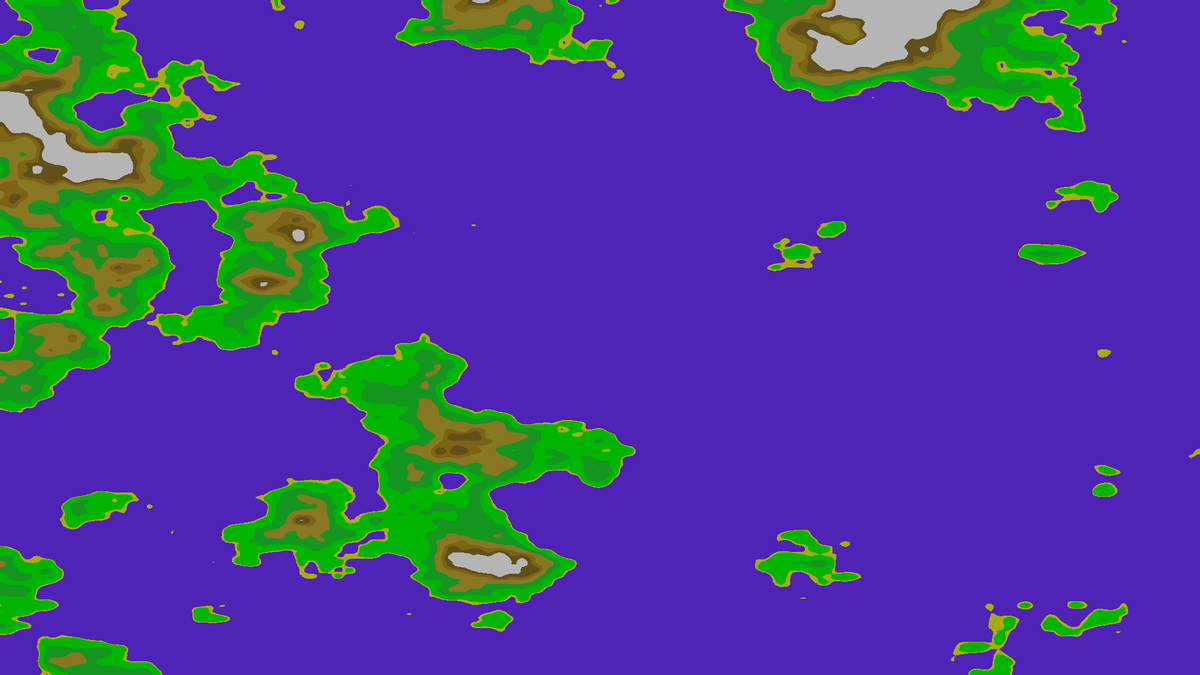
Frame 1 (no input)
Frame 60 (the mouse pressed at the canvas centre just before this capture): identical to frame 1, image omitted
Frame 120 (the mouse held since frame 60 and released just before this capture): identical to frame 1, image omitted

The Processing sketch that drew this single still picture (run headless with seeded random() and noise(); from frame 60 on, the mouse is pressed at the canvas centre):

// Processing sketch: sketch_2d_map_procedural
// ── sketch_2d_map_procedural.pde
float nx,ny;
float freq=3;
void setup()
{
  size(1920,1080);
  background(0);
  
  nx=0;
  ny=0;
  freq=12;
  float amp=-1.5;
  for(int y=0;y<height;y++)
{
 
  for (int x=0;x<width;x++)
  {
    nx=x;
    ny=y;
    push();
    nx=nx/width;
    ny=ny/height;
  
    float n=amp*noise(freq*nx,freq*ny)+1.1*noise(3*nx,3*ny)+noise(5*nx,5*ny);
    print(n);
    if(n<0.38)
    stroke(110,50,255);
    else if(n<0.4)
    stroke(240, 240, 26);
    else if(n<0.5)
    stroke(0,255,0);
    else if(n<0.6)
    stroke(30, 212, 45);
    else if (n<0.7)
    stroke(191, 168, 50);
    else if(n<0.75)
    stroke(176, 140, 30);
    else if (n<0.8)
    
    stroke(138, 113, 37);
    else
    stroke(255,255,255);
    point(x,y);
    pop();
  }
}
 
}
void draw()
{ 
  
 
}
